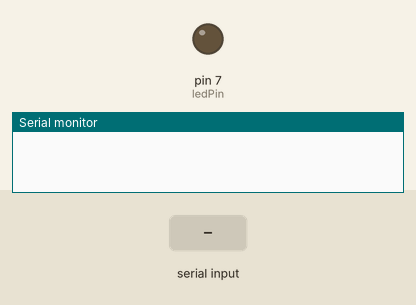
Simulated run of this sketch. Board: Arduino Uno, built with avr-gcc and run on an emulated ATmega328P. On the bench: output pins drawn as LEDs (lit = HIGH), the last lines printed to the serial monitor. The test bench sets the inputs (shaded band).

Above: at 1.2 s.
1.3 s: "90,45\n" received over Serial
At 2.05 s:
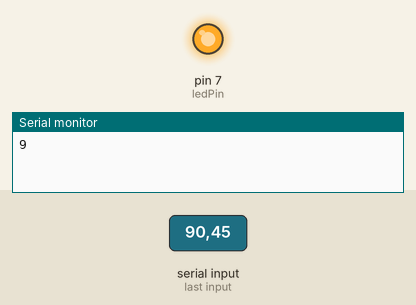
Timing chart, 0 to 10.3 s (numbered marks = the images above; inputs shaded):
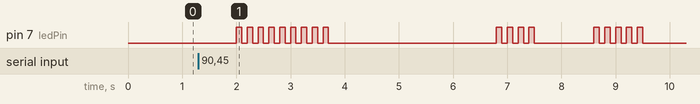

Measured:
- after the input at 1.3 s, pin 7 (ledPin): LOW → HIGH after 0.70 s, → LOW 0.10 s later, → HIGH 0.10 s later, → LOW 0.10 s later, … (36 changes in this stretch)

The sketch:

arduino_rpi_serial_with_rpi_Sending_data.ino
```cpp
const int ledPin = 7;
int a;
void setup(){
pinMode(ledPin, OUTPUT);
Serial.begin(9600);
}

void loop(){
if (Serial.available()) {
  a = Serial.read();
  Serial.println(a-'0');
light(a - '0');
}
delay(1000);
}

void light(int n){
for (int i = 0; i < n; i++) {
digitalWrite(ledPin, HIGH);
delay(100);
digitalWrite(ledPin, LOW);
delay(100);
}
}
```
